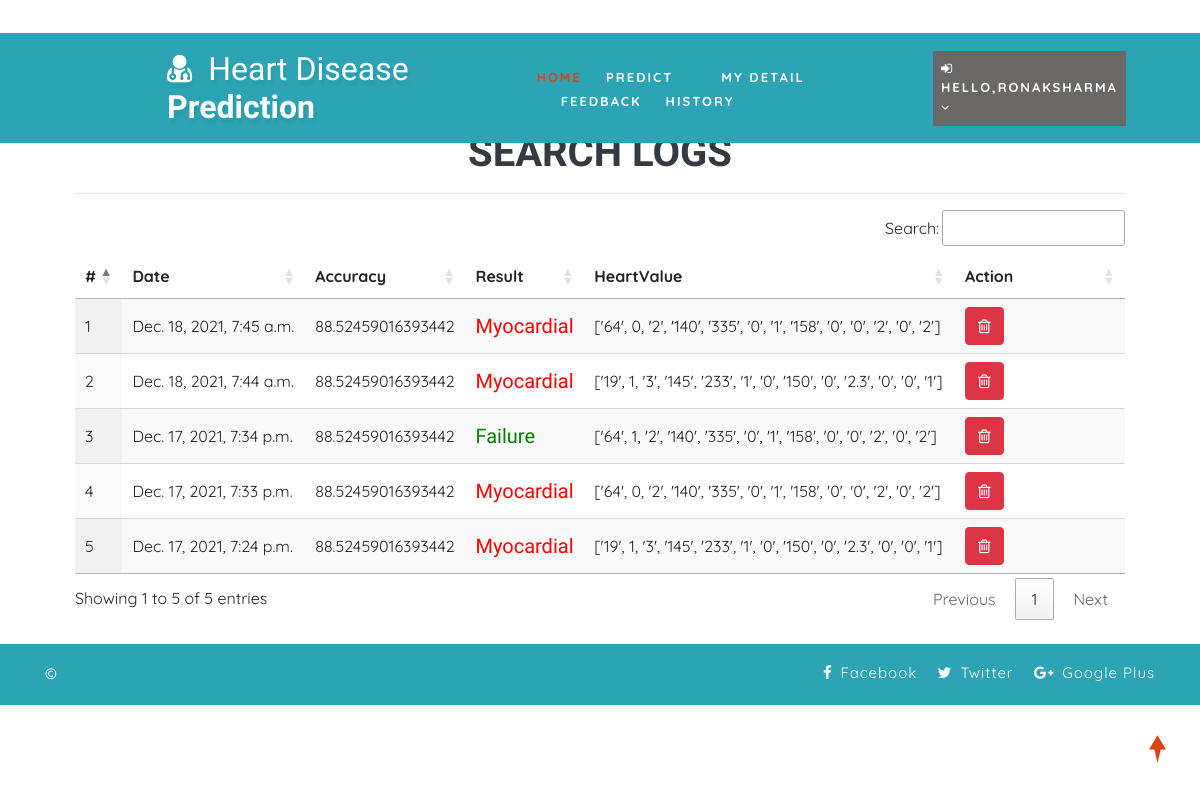
Page /view_search_pat (signed in) on the committed database.
### health/models.py (models this page shows, shortened)
class Search_Data(models.Model):
    patient = models.ForeignKey(Patient, on_delete=models.CASCADE, null=True)
    prediction_accuracy = models.CharField(max_length=100,null=True,blank=True)
    result = models.CharField(max_length=100,null=True,blank=True)
    values_list = models.CharField(max_length=100,null=True,blank=True)
    created = models.DateTimeField(auto_now=True,null=True)

### health/views.py (the view)
# urls.py: path('view_search_pat', view_search_pat,name="view_search_pat"),
@login_required(login_url="login")
def view_search_pat(request):
    doc = None
    try:
        doc = Doctor.objects.get(user=request.user)
        data = Search_Data.objects.filter(patient__address__icontains=doc.address).order_by('-id')
    except:
        try:
            doc = Patient.objects.get(user=request.user)
            data = Search_Data.objects.filter(patient=doc).order_by('-id')
        except:
            data = Search_Data.objects.all().order_by('-id')
    return render(request,'view_search_pat.html',{'data':data})

### health/templates/view_search_pat.html
{% extends 'index.html' %}
{% load static %}
{% block body %}
<div class="container-fluid" style="width:90%;margin-top:8%">
                    <div class="container-fluid">
                        <h1 align="center" class="w3ls-title text-uppercase text-dark font-weight-bold">Search Logs</h1>
                         </div><hr>
                                <table id="example" class="display" style="width:100%">
                                  <thead>
                                    <tr>
                                      <th>#</th>
                                      {% if request.user.patient_set.all.0 %}
                                      <th>Date</th>
                                      {% else %}
                                      <th>Patient Name</th>
                                      {% endif %}
                                      <th>Accuracy</th>
                                      <th>Result</th>
                                      <th>HeartValue</th>
                                      <th>Action</th>
                                  </tr>
                              </thead>
                              <tbody>
                              {% for i in data %}
                                <tr>
                                  <td>{{forloop.counter}}</td>
                                  {% if request.user.patient_set.all.0 %}
                                    <td>{{i.created}}</td>
                                  {% else %}
                                  <td>{{i.patient.user.first_name}} {{i.patient.user.last_name}}</td>
                                  {% endif %}
                                    <td>{{i.prediction_accuracy}}</td>
                                    <td>{% if i.result == "0" %}
                                      <h5 style="color:green">Failure</h5>
                                      {% elif i.result == "1" %}
                                      <h5 style="color:red">Myocardial</h5>
                                      {% elif i.result == "2" %}
                                      <h5 style="color:red">MDilated</h5>
                                      {% elif i.result == "3" %}
                                      <h5 style="color:red">Coronary</h5>
                                      {% elif i.result == "4" %}
                                      <h5 style="color:red">Atrial</h5>
                                      {% else %}
                                      <h5 style="color:red">Arrhythmia</h5>
                                  {% endif %}
                                  </td>
                                  <td>{{i.values_list}}</td>
                                  <td style="width:150px">
                                      <a href="/delete_searched/{{i.id}}" ><button class="btn btn-danger" onclick="return confirm('Are you sure?')"><i class="fa fa-trash-o"></i></button></a></td>
                              </tr>
                              {% endfor %}
                          </tbody>
                      </table>
                  </div>
{% endblock %}

### health/templates/index.html (shortened to what this page needs)
<!DOCTYPE html>
{% load static %}
<html lang="zxx">
<head>
	<link rel="stylesheet" href="{% static 'css/bootstrap.css' %}">
	<link href="{% static 'css/css_slider.css' %}" type="text/css" rel="stylesheet" media="all">
	<link rel="stylesheet" href="{% static 'css/style.css' %}" type="text/css" media="all" />
	<link href="{% static 'css/font-awesome.min.css' %}" rel="stylesheet">
<link rel='stylesheet' type='text/css' href="https://cdn.datatables.net/1.10.21/css/jquery.dataTables.min.css">
<link rel='stylesheet' type='text/css' href="https://cdn.datatables.net/buttons/1.6.2/css/buttons.dataTables.min.css">
</head>
<body>
	<div id="home" style="margin-bottom:2%">
		<header>
			<div class="top-bar py-3">
				<div class="container">
					<div class="row">
						<div class="col-xl-7 col-lg-6 col-md-4 top-social-agile text-md-right text-center mt-md-0 mt-2">
							<div class="row">
								<div class="col-xl-3 col-lg-4 col-6 top-w3layouts p-md-0 text-right">
								</div>
								<div class="col-xl-3 col-lg-4 col-6 header-w3layouts text-md-right text-left">
								</div>
							</div>
						</div>
					</div>
				</div>
			</div>
		</header>
		<div class="main-top" style="background:rgb(44, 164, 182)">
			<div class="container-fluid">
				<div class="header d-md-flex justify-content-between align-items-center py-3">
					<div id="logo" style="margin-left:13%">
						<h1>
							<a href="index.html">
								<span class="fa fa-user-md mr-2"></span>
								<span class="logo-sp">Heart Disease</span> Prediction
							</a>
						</h1>
					</div>
					{% if request.user.is_staff %}
					<div class="nav_w3ls" style="margin-right:4%">
						<nav>
							<label for="drop1" class="toggle">Menu</label>
							<input type="checkbox" id="drop1" />
							<ul class="menu" style="padding:15px;width:100%">
								<li class="mx-lg-4 mx-md-3 my-md-0 my-2"><a href="{% url 'admin_home' %}" >Home</a></li>
								<li>
									<label for="drop-2" class="toggle toogle-2"> <span class="fa fa-angle-down" aria-hidden="true"></span>
									</label>
									<a href="#"> Doctor <span class="fa fa-angle-down" aria-hidden="true"></span></a>
									<ul style="margin-top:2%;width:40%;margin-right:0%">
										<li style="width:100%;"><a href="/add_doctor" class="drop-text">Add Doctor</a></li>
										<li style="width:100%;"><a href="/view_doctor" class="drop-text">View Doctor</a></li>
									</ul>
								</li>
								<li class="mx-lg-4 mx-md-3 my-md-0 my-2"><a href="/view_patient">Patient</a></li>
								<li class="mx-lg-4 mx-md-3 my-md-0 my-2">
									<a href="/view_search_pat">Searched Data</a></li>
								<li><a href="/view_feedback">Feedback</a></li>
							</ul>
						</nav>
					</div>
					<div class="nav_w3ls" style="margin-right:3%">
						<nav>
							<label for="drop2" class="toggle">Menu</label>
							<input type="checkbox" id="drop2" />
							<ul class="menu">
								<li class="mx-lg-4 mx-md-3 my-md-0 my-2" style="background:red;padding:8px">
									<label for="drop-2" class="toggle toogle-2"> <span class="fa fa-angle-down" aria-hidden="true"></span>
									</label>
									<a href="#"><i class="fa fa-user"></i> {{request.user.username}} <span class="fa fa-angle-down" aria-hidden="true"></span></a>
									<ul style="margin-top:10%;width:80%;margin-right:5%">
										<li style="width:100%;"><a href="{% url 'change_password' %}" class="drop-text">Password</a></li>
										<li style="width:100%;"><a href="{% url 'logout' %}" class="drop-text">Logout</a></li>
									</ul>
								</li>
							</ul>
						</nav>
					</div>
					{% elif request.user.patient_set.all.0 %}
					<div class="nav_w3ls" style="margin-left:5%;font-weight:bold">
						<nav>
							<ul class="menu" style="padding:15px;width:100%">
								<li><a href="{% url 'patient_home' %}" class="active">Home</a></li>
								<li class="mx-lg-4 mx-md-3 my-md-0 my-2"><a href="/add_heartdetail">Predict</a></li>
								<li class="mx-lg-4 mx-md-3 my-md-0 my-2"><a href="/profile_doctor">My Detail</a></li>
								<li class="mx-lg-4 mx-md-3 my-md-0 my-2"><a href="/sent_feedback">Feedback</a></li>
								<li><a href="/view_search_pat">History</a></li>
							</ul>
						</nav>
					</div>
					<div class="nav_w3ls" style="margin-right:3%">
						<nav>
							<ul class="menu">
								<li class="mx-lg-4 mx-md-3 my-md-0 my-2" style="background:#6a6767;padding:8px">
									<a href="#"><i class="fa fa-sign-in"></i> Hello,{{request.user.username}} <span class="fa fa-angle-down" aria-hidden="true"></span></a>
								</li>
							</ul>
						</nav>
					</div>
					{% endif %}
				</div>
			</div>
		</div>
		{% block body %}
		{% endblock %}
	</div>
	<div class="copy-w3pvt" style="background:rgb(44, 164, 182);color:white">
		<div class="container py-3">
			<div class="row">
				<div class="col-lg-7 w3ls_footer_grid1_left text-lg-left text-center">
					<p style="color:white">&copy; </a>
					</p>
				</div>
				<div class="col-lg-5 w3ls_footer_grid_left1_pos text-lg-right text-center mt-lg-0 mt-2">
					<ul style="color:white">
						<li>
							<a href="#" style="color:white" class="facebook">
								<span class="fa fa-facebook-f mr-2"></span>Facebook</a>
						</li>
						<li class="mx-3">
							<a href="#" style="color:white" class="twitter">
								<span class="fa fa-twitter mr-2"></span>Twitter</a>
						</li>
						<li>
							<a href="#" style="color:white" class="google">
								<span class="fa fa-google-plus mr-2"></span>Google Plus</a>
						</li>
					</ul>
				</div>
			</div>
		</div>
	</div>
	<a href="#home" style="color:white" class="move-top text-center"></a>
</body>
</html>

### health/static/css/style.css (style rules this page uses)
body { padding: 0; margin: 0; background: #FFF; font-family: 'Quicksand', sans-serif; }
body a, body button { transition: 0.5s all; -webkit-transition: 0.5s all; -moz-transition: 0.5s all; -o-transition: 0.5s all; -ms-transition: 0.5s all; text-decoration: none; }
html { scroll-behavior: smooth; }
h1, h2, h3, h4, h5, h6 { margin: 0; padding: 0; font-family: 'Mukta', sans-serif; }
p { margin: 0; padding: 0; font-size: 15px; letter-spacing: 1px; line-height: 1.9; color: #999; font-family: 'Quicksand', sans-serif; }
ul, ol { margin: 0; padding: 0; }
a.move-top { width: 34px; height: 34px; background: url(../images/move-top.png) no-repeat; display: inline-block; position: fixed; bottom: 4%; right: 2%; z-index: 0; }
#home { position: relative; }
.main-top { position: absolute; z-index: 999; width: 100%; background: rgba(0, 0, 0, 0.4); }
nav { margin: 0; padding: 0; }
#logo a { float: left; display: initial; font-weight: 700; font-size: 32px; color: #fff; text-shadow: 2px 5px 3px rgba(0, 0, 0, 0.06); padding: 0; }
span.logo-sp { font-weight: 100; }
nav:after { content: ""; display: table; clear: both; }
nav ul { float: right; padding: 0; margin: 0; list-style: none; position: relative; }
nav ul li { margin: 0px; display: inline-block; float: left; }
nav a { padding: 0; color: #fff; font-size: 13px; letter-spacing: 2px; font-weight: 700; text-transform: uppercase; display: inline-block; transition: 0.5s all; -webkit-transition: 0.5s all; -moz-transition: 0.5s all; -o-transition: 0.5s all; -ms-transition: 0.5s all; }
.menu li a.active, .menu li a:hover { color: #2196f3; transition: 0.5s all; -webkit-transition: 0.5s all; -moz-transition: 0.5s all; -o-transition: 0.5s all; -ms-transition: 0.5s all; color: #d84315; }
li>a:only-child:after { content: ''; }
.w3ls_footer_grid_left1_pos ul li, ul.list-part li { display: inline-block; }
.w3ls_footer_grid_left1_pos ul li a { color: #000; text-decoration: none; letter-spacing: 1px; font-size: 15px; }
.w3ls_footer_grid1_left p { color: #484848; font-weight: 500; }

### rows in the picture
Search_Data: created "Dec. 18, 2021, 7:45 a.m.", prediction_accuracy "88.52459016393442", result "Myocardial", values_list "['64', 0, '2', '140', '335', '0', '1', '158', '0', '0', '2', '0', '2']"
Search_Data: created "Dec. 18, 2021, 7:44 a.m.", prediction_accuracy "88.52459016393442", result "Myocardial", values_list "['19', 1, '3', '145', '233', '1', '0', '150', '0', '2.3', '0', '0', '1']"
Search_Data: created "Dec. 17, 2021, 7:34 p.m.", prediction_accuracy "88.52459016393442", result "Failure", values_list "['64', 1, '2', '140', '335', '0', '1', '158', '0', '0', '2', '0', '2']"
Search_Data: created "Dec. 17, 2021, 7:33 p.m.", prediction_accuracy "88.52459016393442", result "Myocardial", values_list "['64', 0, '2', '140', '335', '0', '1', '158', '0', '0', '2', '0', '2']"
Search_Data: created "Dec. 17, 2021, 7:24 p.m.", prediction_accuracy "88.52459016393442", result "Myocardial", values_list "['19', 1, '3', '145', '233', '1', '0', '150', '0', '2.3', '0', '0', '1']"

### other values in the picture
{{ request.user.username }} "RONAKSHARMA"
